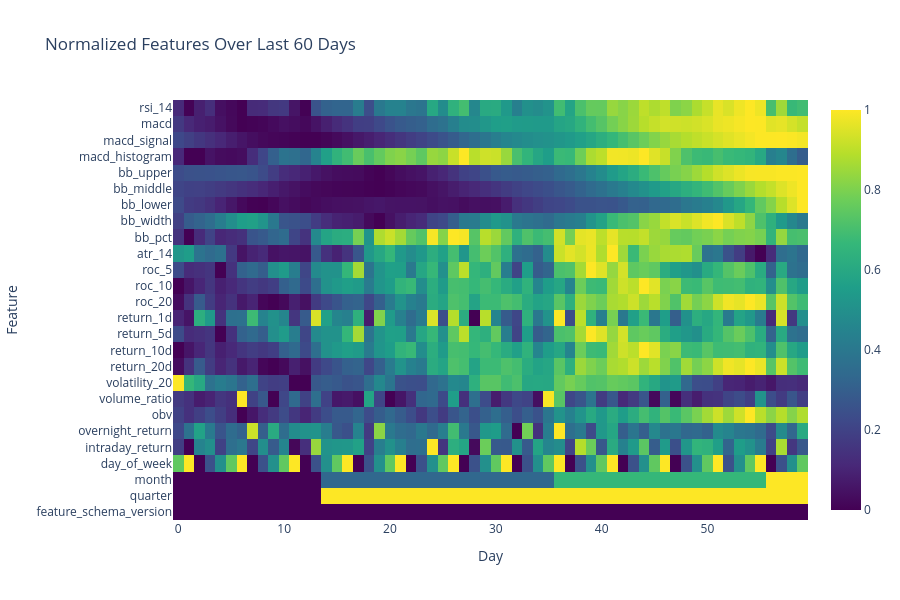

Here is the notebook cell this chart was saved with:
### Markdown cell above
## 8. Feature Heatmap Over Time

Visualize how features evolve over the last 60 days.

### Code cell
if not result.empty:
    numeric_cols = result.select_dtypes(include=[np.number]).columns.tolist()
    if len(numeric_cols) >= 3:
        recent = result[numeric_cols].tail(60).T
        recent = (recent - recent.min(axis=1).values.reshape(-1, 1)) / (recent.max(axis=1).values.reshape(-1, 1) - recent.min(axis=1).values.reshape(-1, 1) + 1e-10)

        fig = px.imshow(
            recent.values,
            x=list(range(recent.shape[1])),
            y=numeric_cols,
            title="Normalized Features Over Last 60 Days",
            color_continuous_scale="Viridis",
            aspect="auto",
        )
        fig.update_layout(height=max(600, len(numeric_cols) * 15), yaxis_title="Feature", xaxis_title="Day")
        fig.show()
else:
    print("No feature data for heatmap")

### Figure 1 — Plotly figure (JSON) as saved in the notebook; plotly's stock layout.template omitted (floating-point values rounded to 4 significant figures; data arrays with more than 128 entries replaced by an {"elided": "..."} marker saying what was removed)
{"data": [{"coloraxis": "coloraxis", "hovertemplate": "x: %{x}<br>y: %{y}<br>color: %{z}<extra></extra>", "name": "0", "type": "heatmap", "x": [0, 1, 2, 3, 4, 5, 6, 7, 8, 9, 10, 11, 12, 13, 14, 15, 16, 17, 18, 19, 20, 21, 22, 23, 24, 25, 26, 27, 28, 29, 30, 31, 32, 33, 34, 35, 36, 37, 38, 39, 40, 41, 42, 43, 44, 45, 46, 47, 48, 49, 50, 51, 52, 53, 54, 55, 56, 57, 58, 59], "xaxis": "x", "y": ["rsi_14", "macd", "macd_signal", "macd_histogram", "bb_upper", "bb_middle", "bb_lower", "bb_width", "bb_pct", "atr_14", "roc_5", "roc_10", "roc_20", "return_1d", "return_5d", "return_10d", "return_20d", "volatility_20", "volume_ratio", "obv", "overnight_return", "intraday_return", "day_of_week", "month", "quarter", "feature_schema_version"], "yaxis": "y", "z": {"elided": "26x60 float values"}}], "layout": {"coloraxis": {"colorscale": [[0.0, "#440154"], [0.1111, "#482878"], [0.2222, "#3e4989"], [0.3333, "#31688e"], [0.4444, "#26828e"], [0.5556, "#1f9e89"], [0.6667, "#35b779"], [0.7778, "#6ece58"], [0.8889, "#b5de2b"], [1.0, "#fde725"]]}, "height": 600, "title": {"text": "Normalized Features Over Last 60 Days"}, "xaxis": {"anchor": "y", "domain": [0.0, 1.0], "title": {"text": "Day"}}, "yaxis": {"anchor": "x", "autorange": "reversed", "domain": [0.0, 1.0], "title": {"text": "Feature"}}}}
